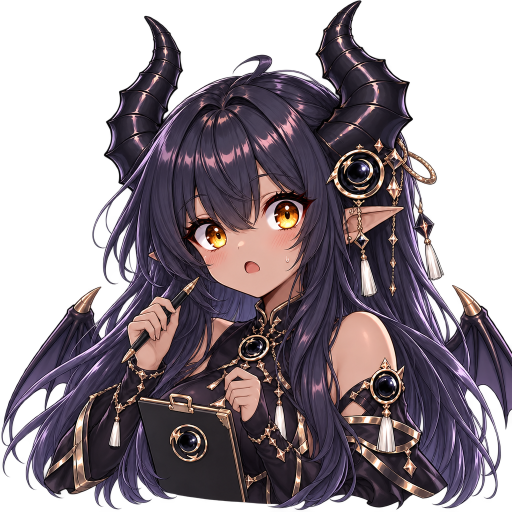
#> input picture versions/csharp-wpf/assets/pets/gpt-image2/clicked.png, 1024 x 1024 px (shown at 1/2 size)
$ python -i build-logo-icons.py   (imports and definitions only)
#> lines starting #> are read from the running program, lines starting #| are printed output that depends on the picture
"""Turn the hand-made head illustrations into app-icon tiles.

The inputs are the finished article: a big tilted head, no neck, on a plain background, drawn
in the style the icons are meant to have. So nothing here crops or rotates — the earlier attempt
at deriving this from full-body artwork is what that taught. What is left is the presentation:
drop the plain background, put the head on a gradient taken from its own colours, round the
corners, and export the sizes Windows asks for.

    python tools/build-logo-icons.py [<source folder>] [<name> ...]
"""

import sys
from pathlib import Path

import numpy as np
from PIL import Image, ImageDraw, ImageFilter

SOURCE = Path(r"C:\Users\GoldenMoon\Desktop\素材\二次元形象\logo")
OUT = Path("dist/app-icons")
SIZE = 256
RADIUS = int(SIZE * 0.23)
SIZES = (256, 128, 64, 48, 32, 16)

# Per-appearance nudges, empty on purpose.
#
# rwkv had one for a while, to keep the crow beside its head in frame. But the shared framing is
# what presses the face into the lower left, and any setting loose enough to keep the bird in
# gave up the corner the user asked for — twice. The corner wins: eighteen tiles that look like
# one set matter more than one bird, and the fix for the bird belongs in the illustration (draw
# it nearer the head) rather than in the framing.
# Empty, and minimax is the reason it is worth writing down why.
#
# It was tried: pushed left and cropped higher, to take out the bit of neck that illustration
# includes. At 0.86 the crop line reached the eyes — because in that drawing the chin and the
# collar are close together, so a line high enough to remove the collar also removes the mouth.
# There is no setting between the two. Either the sliver of neck stays, or the illustration is
# redrawn without it; the framing cannot choose.
OVERRIDES: dict[str, dict[str, float]] = {}


def without_background(image: Image.Image) -> Image.Image:
    """The head alone, on transparency.

    The illustrations arrive on a plain background, sometimes with an alpha channel and sometimes
    with the background painted white. Both are handled the same way: whatever the corners are is
    the background, and a pixel near that colour is background. The edge is softened rather than
    cut, so the head does not get a hard outline where it was drawn against it.
    """
    rgba = image.convert("RGBA")
#> rgba is the input picture: PIL image 1024x1024 RGBA; mean R, G, B, A 66, 53.5, 63.1, 155.4
    pixels = np.array(rgba).astype(int)

    if pixels[:, :, 3].min() < 250:
        return rgba                                    # already cut out

    corners = np.concatenate([
        pixels[0:8, 0:8, :3].reshape(-1, 3), pixels[0:8, -8:, :3].reshape(-1, 3),
        pixels[-8:, 0:8, :3].reshape(-1, 3), pixels[-8:, -8:, :3].reshape(-1, 3),
    ])
    reference = np.median(corners, axis=0)
    distance = np.sqrt(((pixels[:, :, :3] - reference) ** 2).sum(axis=2))
    # Solid inside 18, gone beyond 52, blended between: enough to keep antialiased edges smooth.
    alpha = np.clip((distance - 18) / 34, 0, 1) * 255
    rgba.putalpha(Image.fromarray(alpha.astype("uint8")))
    return rgba


def tile_colour(image: Image.Image) -> tuple[int, int, int]:
    """The character's colour, from the head itself — the background is gone by now."""
    pixels = np.array(image.convert("RGBA").resize((128, 128))).reshape(-1, 4)
    pixels = pixels[pixels[:, 3] > 220]
    if len(pixels) == 0:
        return (96, 116, 160)
    rgb = pixels[:, :3]
    # Skin, highlights and line art are the most common pixels in a drawing and none of them is
    # the character's colour: keep what is saturated enough to be hair or clothing.
    saturated = (rgb.max(axis=1).astype(int) - rgb.min(axis=1).astype(int)) > 26
    chosen = rgb[saturated] if saturated.sum() > 80 else rgb
    quantised = Image.fromarray(chosen.reshape(-1, 1, 3).astype("uint8")).quantize(colors=5)
    palette = quantised.getpalette()[:15]
#> palette = [218, 170, 155, 158, 120, 120, 118, 89, 94, 93, 77, 103, 74, 59, 82]
    counts = sorted(quantised.getcolors() or [(1, 0)], reverse=True)
#> counts = [(848, 0), (677, 4), (650, 1), (509, 2), (493, 3)]
    colour = palette[counts[0][1] * 3 : counts[0][1] * 3 + 3]
#> colour = [218, 170, 155]
    peak = max(colour)
#> peak = 218
    if peak < 150:                                     # never a black tile
        colour = [min(255, int(channel * 150 / max(1, peak))) for channel in colour]
    return tuple(colour)


def icon(path: Path) -> Image.Image:
    head = without_background(Image.open(path))
    colour = tile_colour(head)
#> colour = (218, 170, 155)
    light = tuple(min(255, int(channel * 1.32)) for channel in colour)
#> light = (255, 224, 204)
    dark = tuple(int(channel * 0.58) for channel in colour)
#> dark = (126, 98, 89)

    ramp = np.linspace(0, 1, SIZE).reshape(1, -1) + np.linspace(0, 1, SIZE).reshape(-1, 1)
    ramp = (ramp / ramp.max())[:, :, None]
    tile = Image.fromarray((np.array(light) * (1 - ramp) + np.array(dark) * ramp).astype("uint8"), "RGB").convert("RGBA")
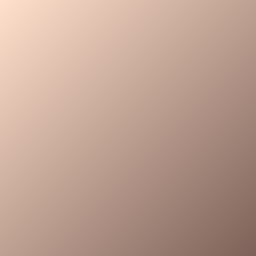
#> tile: PIL image 256x256 RGBA; mean R, G, B, A 190, 160.5, 146, 255

    # Bigger, and pushed towards the lower left. Bigger because the head is the subject rather
    # than a portrait inside a frame; lower because the illustrations differ in how much neck and
    # shoulder they include, and cropping the frame below the chin is what makes eighteen of them
    # look like one set — some were showing a collar and some were not.
    # Anchored rather than offset. The illustrations put the face low and the neck at the very
    # bottom, so lining the image's 90% mark up with the tile's bottom edge keeps the whole face
    # inside and crops the neck and shoulders outside — nudging the picture down instead pushed
    # the faces out of frame, which is what the previous attempt did.
    # Pressed into the lower left. The face reaches the corner and the hair is allowed to run off
    # the top and right, which is what the reference does — the tile is a window onto a head, not
    # a frame around one. 0.92 is the line that ends up on the bottom edge: far enough down to
    # bring the chin to the corner, not so far that it cuts it off.
    # Nearly the whole illustration, shifted rather than zoomed. Zooming lost head features —
    # horns, ears, the top of the hair — because they sit near the top of the drawing; what the
    # frame actually needs to remove is the neck, which sits at the very bottom. So the image is
    # barely enlarged and pushed down: 0.89 of its height lands on the bottom edge, which keeps
    # everything above the collar and crops the rest.
#> (the run stopped early here; a loop or call above may not have finished)

$ run again, on versions/csharp-wpf/assets/pets/gpt-image2/codex-working.png
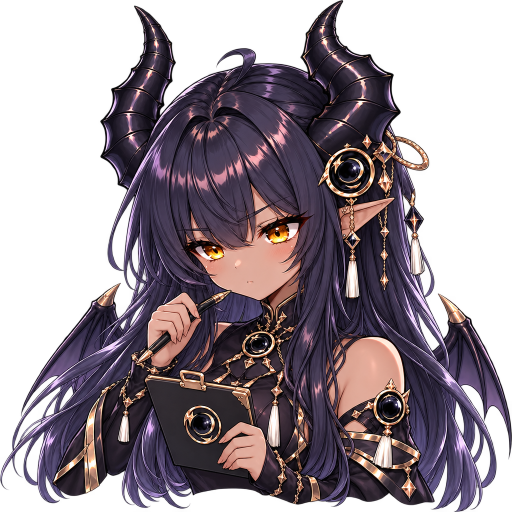
#> input picture versions/csharp-wpf/assets/pets/gpt-image2/codex-working.png, 1024 x 1024 px (shown at 1/2 size)
#> in without_background, rgba is the input picture: PIL image 1024x1024 RGBA; mean R, G, B, A 65.2, 52, 62.5, 150.1
#> palette = [225, 176, 161, 205, 153, 141, 151, 112, 113, 101, 77, 96, 68, 54, 79]
#> counts = [(909, 3), (857, 4), (701, 2), (511, 0), (450, 1)]
#> in tile_colour, `colour = palette[counts[0][1] * 3 : counts[0][1] * 3 + 3]`: colour = [101, 77, 96]
#> peak = 101
#> in tile_colour, `colour = [min(255, int(channel * 150 / max(1, peak))) for channel in c..`: colour = [150, 114, 142]
#> in icon, `colour = tile_colour(head)`: colour = (150, 114, 142)
#> light = (198, 150, 187)
#> dark = (87, 66, 82)
#> in icon, `tile = Image.fromarray((np.array(light) * (1 - ramp) + np.array(dark) ..`:
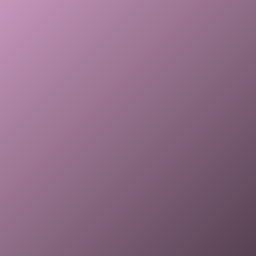
#> tile: PIL image 256x256 RGBA; mean R, G, B, A 142, 107.5, 134, 255
